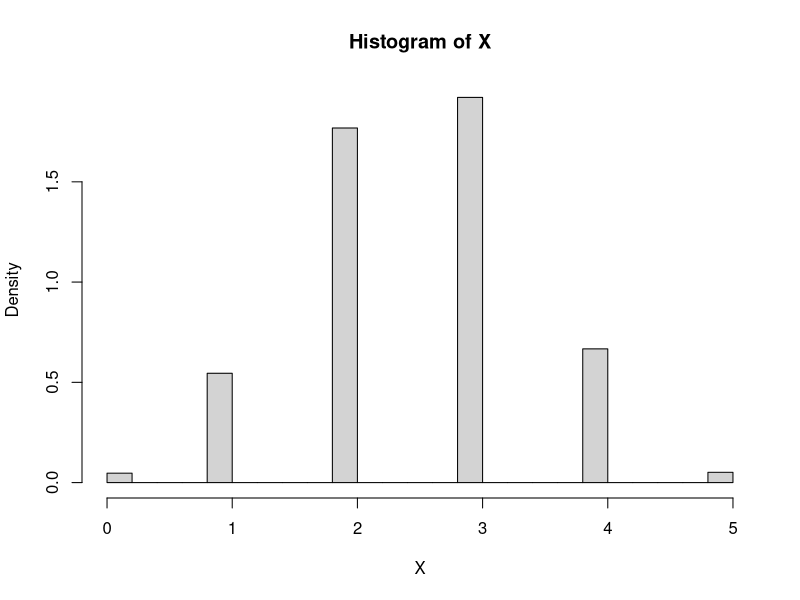

Reproduce this figure in R.
# SampleWallenius.R
# This demo makes random samples from Wallenius' noncentral hypergeometric 
# distribution and compares measured and expected frequencies

require(BiasedUrn)
require(stats)

MakeSamples <- function(m1, m2, n, odds) {
  nsamp <- 100000                  # Desired number of samples from distribution
  xmin  <- minHypergeo(m1, m2, n)  # Lower limit for x
  xmax  <- maxHypergeo(m1, m2, n)  # Upper limit for x
  
  # Make nsamp samples from Wallenius' distribution
  X <- rWNCHypergeo(nsamp, m1, m2, n, odds)
  
  # Get table of frequencies
  XTab <- as.data.frame(table(X))
  
  # Relative frequencies
  XTab$Freq <- XTab$Freq / nsamp
  
  # Get expected frequencies
  XTab$Expected <- dWNCHypergeo(as.integer(levels(XTab$X)), m1, m2, n, odds)
  
  print("X frequencies in Wallenius' noncentral hypergeometric distribution")
  
  # List measured vs. expected frequencies
  # (How do I get rid of the row names?)
  print(XTab, digits=5)
  
  # Draw histogram
  # (Why does my histogram show densities bigger than 1?)
  hist(X, freq=FALSE)
}

MakeSamples(6, 8, 5, 1.5)
